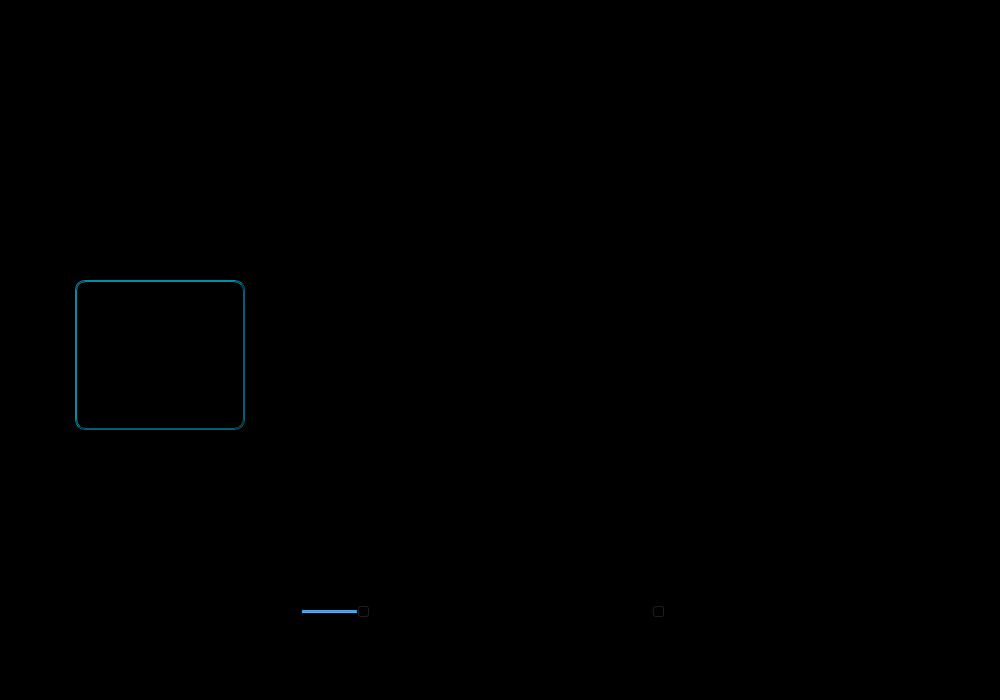
<?xml version="1.0" encoding="UTF-8"?>
<ui version="4.0">
 <class>PruebasFichas</class>
 <widget class="QFrame" name="PruebasFichas">
  <property name="geometry">
   <rect>
    <x>0</x>
    <y>0</y>
    <width>1000</width>
    <height>700</height>
   </rect>
  </property>
  <property name="windowTitle">
   <string>Frame</string>
  </property>
  <property name="styleSheet">
   <string notr="true">background-color:black;</string>
  </property>
  <property name="frameShape">
   <enum>QFrame::StyledPanel</enum>
  </property>
  <property name="frameShadow">
   <enum>QFrame::Raised</enum>
  </property>
  <widget class="QLabel" name="labelWebcamIcon">
   <property name="geometry">
    <rect>
     <x>90</x>
     <y>80</y>
     <width>128</width>
     <height>128</height>
    </rect>
   </property>
   <property name="minimumSize">
    <size>
     <width>128</width>
     <height>0</height>
    </size>
   </property>
   <property name="styleSheet">
    <string notr="true">background-color: rgba( 255, 255, 255, 0% );</string>
   </property>
   <property name="text">
    <string/>
   </property>
   <property name="pixmap">
    <pixmap resource="recursos.qrc">:/images/icons/set_0/webcam_1_128x128.png</pixmap>
   </property>
   <property name="scaledContents">
    <bool>false</bool>
   </property>
  </widget>
  <widget class="QPushButton" name="pushButtonCerrar">
   <property name="geometry">
    <rect>
     <x>50</x>
     <y>580</y>
     <width>64</width>
     <height>64</height>
    </rect>
   </property>
   <property name="cursor">
    <cursorShape>PointingHandCursor</cursorShape>
   </property>
   <property name="focusPolicy">
    <enum>Qt::NoFocus</enum>
   </property>
   <property name="styleSheet">
    <string notr="true">background-color: rgba( 255, 255, 255, 0% );</string>
   </property>
   <property name="text">
    <string/>
   </property>
   <property name="icon">
    <iconset resource="recursos.qrc">
     <normaloff>:/images/icons/set_0/uncheck_1_64x64.png</normaloff>:/images/icons/set_0/uncheck_1_64x64.png</iconset>
   </property>
   <property name="iconSize">
    <size>
     <width>64</width>
     <height>64</height>
    </size>
   </property>
   <property name="flat">
    <bool>true</bool>
   </property>
  </widget>
  <widget class="QLabel" name="labelFondo">
   <property name="geometry">
    <rect>
     <x>15</x>
     <y>24</y>
     <width>970</width>
     <height>632</height>
    </rect>
   </property>
   <property name="text">
    <string/>
   </property>
   <property name="pixmap">
    <pixmap resource="recursos.qrc">:/images/marcos/marco_gris_1.png</pixmap>
   </property>
   <property name="scaledContents">
    <bool>false</bool>
   </property>
  </widget>
  <widget class="QScrollArea" name="scrollArea">
   <property name="geometry">
    <rect>
     <x>75</x>
     <y>280</y>
     <width>170</width>
     <height>150</height>
    </rect>
   </property>
   <property name="styleSheet">
    <string notr="true">color:rgb(0,95,114,255);
border-radius: 10px;
border-style: outset;
border-width: 1px;
border-color:rgb(0,95,114,255);
</string>
   </property>
   <property name="widgetResizable">
    <bool>true</bool>
   </property>
   <widget class="QWidget" name="scrollAreaWidgetContents_2">
    <property name="geometry">
     <rect>
      <x>0</x>
      <y>0</y>
      <width>168</width>
      <height>148</height>
     </rect>
    </property>
   </widget>
  </widget>
  <widget class="QSlider" name="horizontalSliderDistanceThreshold">
   <property name="geometry">
    <rect>
     <x>300</x>
     <y>602</y>
     <width>160</width>
     <height>20</height>
    </rect>
   </property>
   <property name="value">
    <number>38</number>
   </property>
   <property name="orientation">
    <enum>Qt::Horizontal</enum>
   </property>
  </widget>
  <widget class="QSlider" name="horizontalSliderErodeNumber">
   <property name="geometry">
    <rect>
     <x>650</x>
     <y>602</y>
     <width>160</width>
     <height>20</height>
    </rect>
   </property>
   <property name="value">
    <number>1</number>
   </property>
   <property name="orientation">
    <enum>Qt::Horizontal</enum>
   </property>
  </widget>
  <widget class="QPushButton" name="pushButtonDistanceThreshold">
   <property name="geometry">
    <rect>
     <x>190</x>
     <y>570</y>
     <width>98</width>
     <height>94</height>
    </rect>
   </property>
   <property name="cursor">
    <cursorShape>PointingHandCursor</cursorShape>
   </property>
   <property name="focusPolicy">
    <enum>Qt::NoFocus</enum>
   </property>
   <property name="styleSheet">
    <string notr="true">background-color: rgba( 255, 255, 255, 0% );</string>
   </property>
   <property name="text">
    <string/>
   </property>
   <property name="icon">
    <iconset resource="recursos.qrc">
     <normaloff>:/images/icons/set_0/configurar_color_3_128x128.png</normaloff>:/images/icons/set_0/configurar_color_3_128x128.png</iconset>
   </property>
   <property name="iconSize">
    <size>
     <width>83</width>
     <height>83</height>
    </size>
   </property>
   <property name="flat">
    <bool>true</bool>
   </property>
  </widget>
  <widget class="QPushButton" name="pushButtonErodeNumber">
   <property name="geometry">
    <rect>
     <x>550</x>
     <y>570</y>
     <width>85</width>
     <height>81</height>
    </rect>
   </property>
   <property name="cursor">
    <cursorShape>PointingHandCursor</cursorShape>
   </property>
   <property name="focusPolicy">
    <enum>Qt::NoFocus</enum>
   </property>
   <property name="styleSheet">
    <string notr="true">background-color: rgba( 255, 255, 255, 0% );</string>
   </property>
   <property name="text">
    <string/>
   </property>
   <property name="icon">
    <iconset resource="recursos.qrc">
     <normaloff>:/images/icons/set_0/configurar_color_2.png</normaloff>:/images/icons/set_0/configurar_color_2.png</iconset>
   </property>
   <property name="iconSize">
    <size>
     <width>70</width>
     <height>70</height>
    </size>
   </property>
   <property name="flat">
    <bool>true</bool>
   </property>
  </widget>
  <widget class="QPushButton" name="pushButtonPiezaActual">
   <property name="geometry">
    <rect>
     <x>850</x>
     <y>580</y>
     <width>98</width>
     <height>94</height>
    </rect>
   </property>
   <property name="cursor">
    <cursorShape>PointingHandCursor</cursorShape>
   </property>
   <property name="focusPolicy">
    <enum>Qt::NoFocus</enum>
   </property>
   <property name="styleSheet">
    <string notr="true">background-color: rgba( 255, 255, 255, 0% );</string>
   </property>
   <property name="text">
    <string/>
   </property>
   <property name="icon">
    <iconset resource="recursos.qrc">
     <normaloff>:/images/icons/set_0/configurar_color_3_128x128.png</normaloff>:/images/icons/set_0/configurar_color_3_128x128.png</iconset>
   </property>
   <property name="iconSize">
    <size>
     <width>83</width>
     <height>83</height>
    </size>
   </property>
   <property name="flat">
    <bool>true</bool>
   </property>
  </widget>
  <zorder>labelFondo</zorder>
  <zorder>labelWebcamIcon</zorder>
  <zorder>pushButtonCerrar</zorder>
  <zorder>scrollArea</zorder>
  <zorder>horizontalSliderDistanceThreshold</zorder>
  <zorder>horizontalSliderErodeNumber</zorder>
  <zorder>pushButtonDistanceThreshold</zorder>
  <zorder>pushButtonErodeNumber</zorder>
  <zorder>pushButtonPiezaActual</zorder>
 </widget>
 <resources>
  <include location="recursos.qrc"/>
 </resources>
 <connections/>
</ui>
